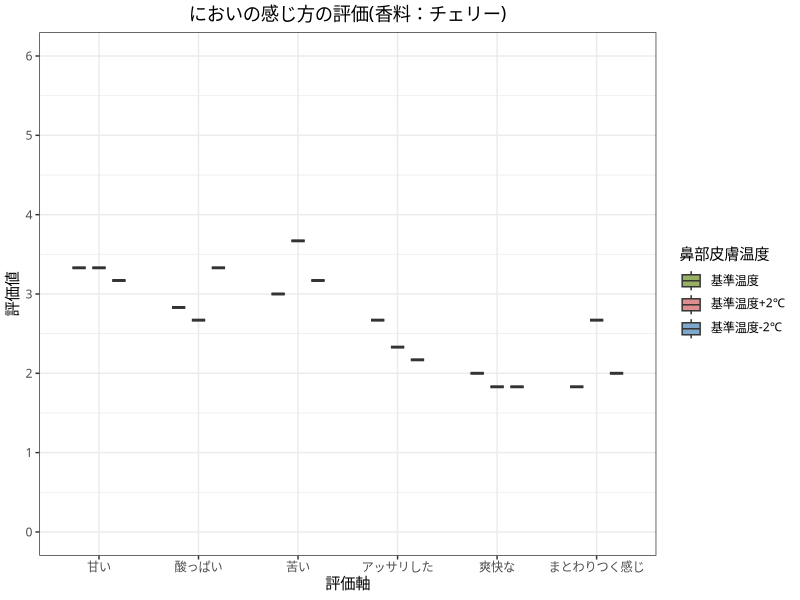

Source code (R):
library(ggplot2)
library(ggsci)
library(tidyverse)

data_rating <- read.csv("ex2_cherry.csv", header=TRUE)
data_rating$鼻部皮膚温度 <- factor(data_rating$温度, levels = c('基準温度', '基準温度+2℃', '基準温度-2℃'))
g <- ggplot() + geom_boxplot(aes(x = 評価軸, y = 評価値, fill = 鼻部皮膚温度), data = data_rating, alpha = 0.7, width = 0.4, position = position_dodge(width = 0.6))
g <- g + scale_x_discrete(limit=c('甘い', '酸っぱい', '苦い', 'アッサリした', '爽快な', 'まとわりつく感じ'))
g <- g + theme_bw(base_family="HiraKakuProN-W3")
g <- g + scale_y_continuous(breaks=seq(0, 6, length=7), limits=c(0,6))
g <- g + scale_fill_manual(values = c("#6B8E23", "#CD5C5C", "#4682B4"))


# 有意差を書き込む
# アスタリスク
g <- g + geom_text(x = 4.1, y = 4.85, label = "*", size = 3) + geom_segment(x = 4, xend = 4, y = 4.8, yend = 4.7, size = 0.2) + geom_segment(x = 4, xend = 4.2, y = 4.8, yend = 4.8, size = 0.2) + geom_segment(x = 4.2, xend = 4.2, y = 4.8, yend = 4.7, size = 0.2)

g <- g + geom_text(x = 4, y = 5.05, label = "***", size = 3) + geom_segment(x = 3.75, xend = 3.75, y = 5, yend = 4.7, size = 0.2) + geom_segment(x = 3.75, xend = 4.25, y = 5, yend = 5, size = 0.2) + geom_segment(x = 4.25, xend = 4.25, y = 5, yend = 4.7, size = 0.2)

# ダガー
g <- g + geom_text(x = 2.1, y = 3.7, label = "†", size = 2.5) + geom_segment(x = 2, xend = 2, y = 3.6, yend = 3.53, size = 0.2) + geom_segment(x = 2, xend = 2.2, y = 3.6, yend = 3.6, size = 0.2) + geom_segment(x = 2.2, xend = 2.2, y = 3.6, yend = 3.53, size = 0.2)

g <- g + geom_text(x = 2, y = 3.9, label = "†", size = 2.5) + geom_segment(x = 1.75, xend = 1.75, y = 3.8, yend = 3.53, size = 0.2) + geom_segment(x = 1.75, xend = 2.25, y = 3.8, yend = 3.8, size = 0.2) + geom_segment(x = 2.25, xend = 2.25, y = 3.8, yend = 3.53, size = 0.2)

g <- g + geom_text(x = 5.1, y = 3.9, label = "†", size = 2.5) + geom_segment(x = 5, xend = 5, y = 3.8, yend = 3.7, size = 0.2) + geom_segment(x = 5, xend = 5.2, y = 3.8, yend = 3.8, size = 0.2) + geom_segment(x = 5.2, xend = 5.2, y = 3.8, yend = 3.7, size = 0.2)

g <- g + geom_text(x = 6, y = 6, label = "* : p<.05", size = 3)
g <- g + geom_text(x = 6, y = 5.8, label = "*** : p<.001", size = 3)
g <- g + geom_text(x = 6, y = 5.6, label = "† : p<.10", size = 3)

# タイトル追加
g <- g + ggtitle("においの感じ方の評価(香料：チェリー)") + theme(plot.title = element_text(hjust = 0.5))

# グラフ保存
ggsave("graphs/ex2_cherry.png", width = 12, height = 9, dpi = 120)